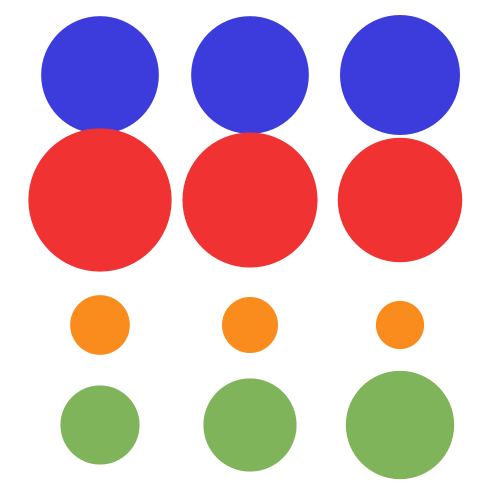
Frame 1 (no input)
Frame 60 (the mouse pressed at the canvas centre just before this capture): identical to frame 1, image omitted
Frame 120 (the mouse held since frame 60 and released just before this capture): identical to frame 1, image omitted

The Processing sketch that drew this single still picture (run headless with seeded random() and noise(); from frame 60 on, the mouse is pressed at the canvas centre):

// Processing sketch: sketch_160309a
// ── sketch_160309a.pde
// Shows opinion polls Jan 2013 - Jan 2015
// Jo Wood, 26th January, 2016
  
// The voting data.
float con2015,con2014,con2013;
float lab2015,lab2014,lab2013;
float libdem2015,libdem2014,libdem2013;
float other2015, other2014, other2013;
  
void setup()
{
  size(500,500);
  float scaleFactor = width/32;  // Scale circles relative to sketch size.
      
  // Initialise the voting data and scale to fit in sketch.
  con2015 = scaleFactor*pow(32,0.6);
  con2014 = scaleFactor*pow(31,0.6);
  con2013 = scaleFactor*pow(31,0.6);
  lab2015 = scaleFactor*pow(34,0.6);
  lab2014 = scaleFactor*pow(39,0.6);
  lab2013 = scaleFactor*pow(43,0.6);
  libdem2015 = scaleFactor*pow(7,0.6);
  libdem2014 = scaleFactor*pow(9,0.6);
  libdem2013 = scaleFactor*pow(10,0.6);
  other2015 = scaleFactor*pow(27,0.6);
  other2014 = scaleFactor*pow(21,0.6);
  other2013 = scaleFactor*pow(16,0.6);
}
  
void draw()
{
  background(255);    // White background.
  noStroke();         // No borders around circles.
    
  fill(60,60,220);  // Conservatives in blue
  ellipse(width*.2,height*.15,con2013,con2013);
  ellipse(width*.5,height*.15,con2014,con2014);
  ellipse(width*.8,height*.15,con2015,con2015);
    
  fill(240,50,50);  // Labour in red 
  ellipse(width*.2,height*.4,lab2013,lab2013);
  ellipse(width*.5,height*.4,lab2014,lab2014);
  ellipse(width*.8,height*.4,lab2015,lab2015);
    
  fill(250,140,30);  // LibDems in yellow
  ellipse(width*.2,height*.65,libdem2013,libdem2013);
  ellipse(width*.5,height*.65,libdem2014,libdem2014);
  ellipse(width*.8,height*.65,libdem2015,libdem2015);
   
  fill(128,180,90);  // Others in green
  ellipse(width*.2,height*.85,other2013,other2013);
  ellipse(width*.5,height*.85,other2014,other2014);
  ellipse(width*.8,height*.85,other2015,other2015);
}
